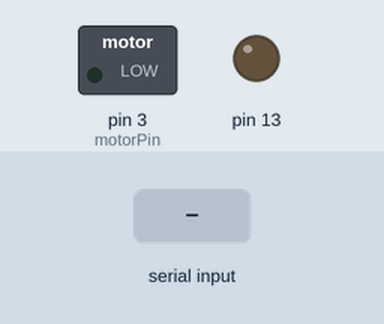
Simulated run of this sketch. Board: Arduino Uno, built with avr-gcc and run on an emulated ATmega328P. Shown: switched loads named in the sketch (green lamp = pin HIGH), output pins drawn as LEDs (lit = HIGH). The test bench sets the inputs (shaded band). What the sketch prints to the serial monitor is not drawn.

Above: at 1.2 s.
1.3 s: "90,45\n" received over Serial
At 1.6 s:
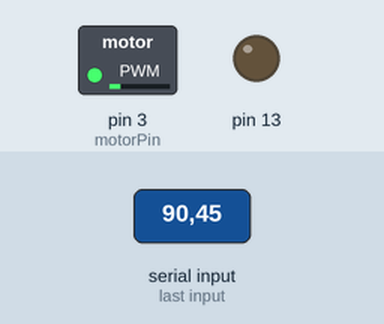
3.8 s: "30,150\n" received over Serial
At 4.6 s:
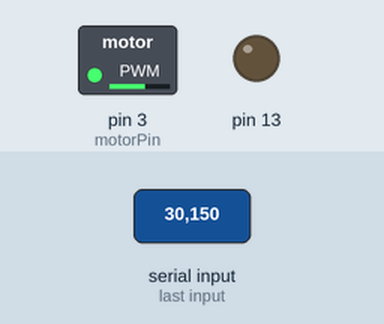
6.3 s: "200\n" received over Serial
At 6.6 s:
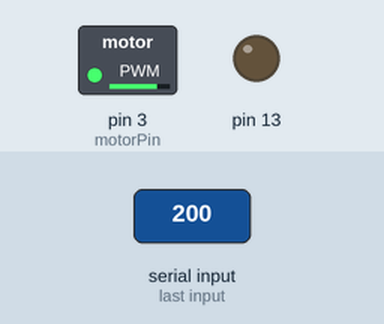
Timing chart, 0 to 9.3 s (numbered marks = the images above; inputs shaded):
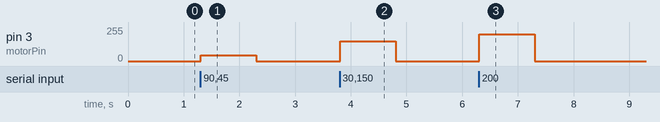

The sketch:

lesson13_motors_gui.ino
```cpp
/*
Adafruit Arduino - Lesson 13. DC Motor
*/

// Note that if uploading the program fails, make sure  the correct port is selected.
int motorPin = 3;

void setup()
{
    pinMode(13, OUTPUT);
  pinMode(motorPin, OUTPUT);    // sets motor pin as output
  Serial.begin(9600);           // opens up the uart input with a baud rate of 9600
  while (! Serial);             // while serial has no value, prompt the user.
  Serial.println("Speed 0 to 255");     // wow this is exactly like java and I love it.
}


void loop()
{

  if (Serial.available())           // if the data from the GUI is not blank
  {
    int speed = Serial.parseInt();      // parse data as int
    if (speed >= 0 && speed <= 255)     // sets speed to motor pin.
    {

      analogWrite(motorPin, speed);
    }
  }
}
```

Measured:
- after the input at 1.3 s, pin 3 (motorPin): 0/255 → 45/255 at once, → 0/255 1.0 s later
- after the input at 3.8 s, pin 3 (motorPin): 0/255 → 150/255 at once, → 0/255 1.0 s later
- after the input at 6.3 s, pin 3 (motorPin): 0/255 → 200/255 at once, → 0/255 1.0 s later
